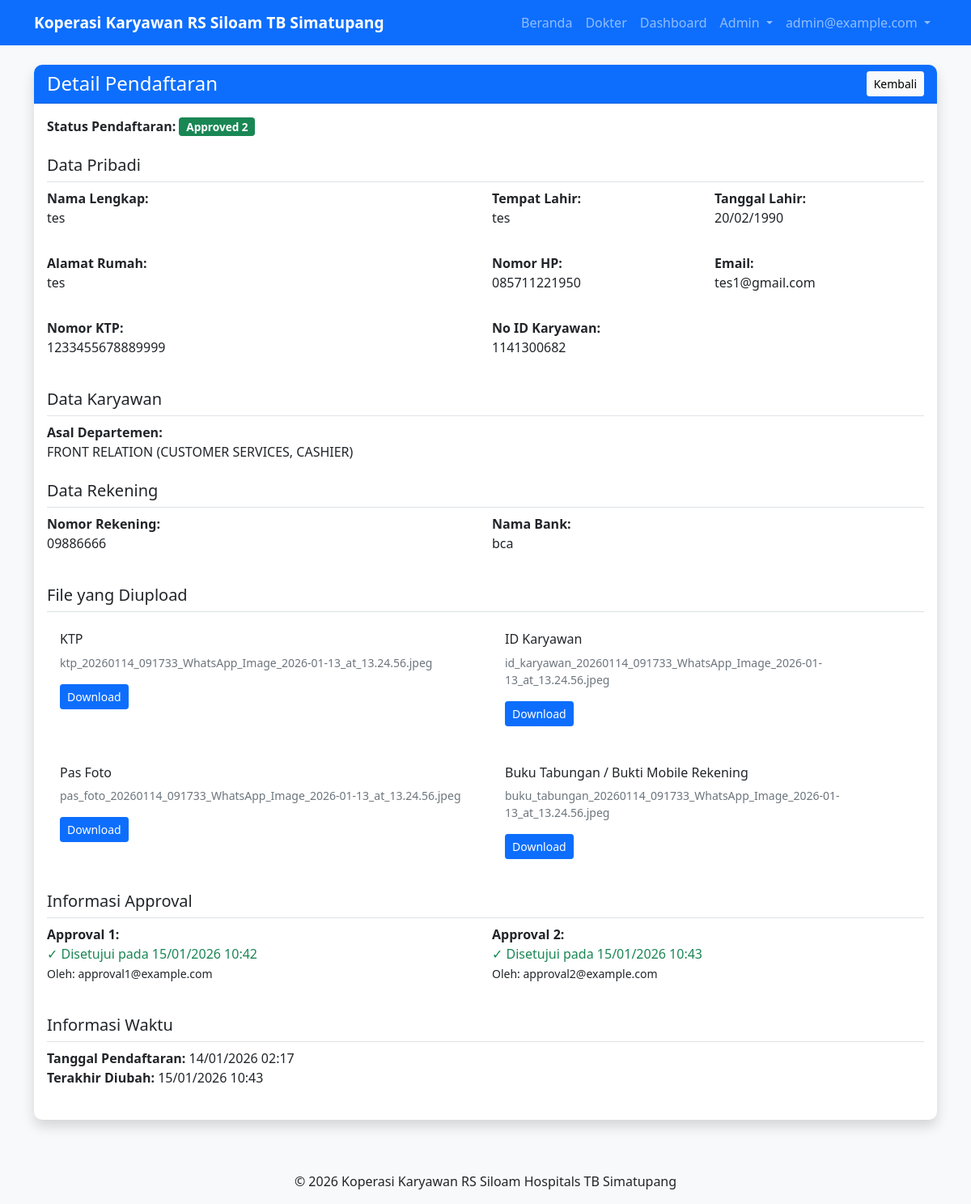
The app's page /pendaftaran/1 (signed in) with its own data.
### koperasi apps/models.py (models this page shows, shortened)
class User(UserMixin, db.Model):
    id = db.Column(db.Integer, primary_key=True)
    email = db.Column(db.String(120), unique=True, nullable=False)
    password_hash = db.Column(db.String(256))
    role = db.Column(db.String(20), default='user')  # user, approval1, approval2, admin
    is_active = db.Column(db.Boolean, default=True)
    created_at = db.Column(db.DateTime, default=datetime.utcnow)

class Pendaftaran(db.Model):
    id = db.Column(db.Integer, primary_key=True)
    nama_lengkap = db.Column(db.String(200), nullable=False)
    tempat_lahir = db.Column(db.String(100), nullable=False)
    tanggal_lahir = db.Column(db.Date, nullable=False)
    alamat_rumah = db.Column(db.Text, nullable=False)
    nomor_handphone = db.Column(db.String(20), nullable=False)
    alamat_email = db.Column(db.String(120), nullable=False)
    nomor_ktp = db.Column(db.String(20), nullable=False)
    no_id_karyawan = db.Column(db.String(50), nullable=False)
    asal_departemen = db.Column(db.String(100), nullable=False)
    nomor_rekening = db.Column(db.String(50), nullable=False)
    nama_bank = db.Column(db.String(100), nullable=False)
    upload_ktp = db.Column(db.String(255))
    upload_id_karyawan = db.Column(db.String(255))
    upload_pas_foto = db.Column(db.String(255))
    upload_buku_tabungan = db.Column(db.String(255))
    status = db.Column(db.String(20), default='pending')  # pending, approved1, approved2, rejected, cancelled
    approval1_by = db.Column(db.Integer, db.ForeignKey('user.id'))
    approval1_at = db.Column(db.DateTime)
    approval1_notes = db.Column(db.Text)
    approval2_by = db.Column(db.Integer, db.ForeignKey('user.id'))
    approval2_at = db.Column(db.DateTime)
    approval2_notes = db.Column(db.Text)
    pernyataan_disetujui = db.Column(db.Boolean, default=False)
    created_at = db.Column(db.DateTime, default=datetime.utcnow)
    updated_at = db.Column(db.DateTime, default=datetime.utcnow, onupdate=datetime.utcnow)
    approval1_user = db.relationship('User', foreign_keys=[approval1_by])
    approval2_user = db.relationship('User', foreign_keys=[approval2_by])

### koperasi apps/app.py (the view)
@app.route('/pendaftaran/<int:pendaftaran_id>')
@login_required
def detail_pendaftaran(pendaftaran_id):
    if current_user.role not in ['approval1', 'approval2', 'admin']:
        flash('Anda tidak memiliki akses', 'danger')
        return redirect(url_for('dashboard'))
    pendaftaran = Pendaftaran.query.get_or_404(pendaftaran_id)
    return render_template('detail_pendaftaran.html', pendaftaran=pendaftaran, user=current_user)

### koperasi apps/app.py (called while the page is built)
@login_manager.user_loader
def load_user(user_id):
    return User.query.get(int(user_id))

### templates/detail_pendaftaran.html (shortened to what this page needs)
{% extends "base.html" %}
{% block content %}
<div class="row">
    <div class="col-lg-12">
        <div class="card shadow">
            <div class="card-header bg-primary text-white">
                <div class="d-flex justify-content-between align-items-center">
                    <h4 class="mb-0">Detail Pendaftaran</h4>
                    <a href="javascript:history.back()" class="btn btn-light btn-sm">Kembali</a>
                </div>
            </div>
            <div class="card-body">
                <div class="mb-4">
                    <strong>Status Pendaftaran:</strong>
                    {% if pendaftaran.status == 'pending' %}
                        <span class="badge bg-warning">Pending</span>
                    {% elif pendaftaran.status == 'approved1' %}
                        <span class="badge bg-info">Approved 1</span>
                    {% elif pendaftaran.status == 'approved2' %}
                        <span class="badge bg-success">Approved 2</span>
                    {% elif pendaftaran.status == 'rejected' %}
                        <span class="badge bg-danger">Rejected</span>
                    {% elif pendaftaran.status == 'cancelled' %}
                        <span class="badge bg-secondary">Cancelled</span>
                    {% endif %}
                </div>
                <div class="mb-4">
                    <h5 class="border-bottom pb-2">Data Pribadi</h5>
                    <div class="row g-3">
                        <div class="col-md-6">
                            <p><strong>Nama Lengkap:</strong><br>{{ pendaftaran.nama_lengkap }}</p>
                        </div>
                        <div class="col-md-3">
                            <p><strong>Tempat Lahir:</strong><br>{{ pendaftaran.tempat_lahir }}</p>
                        </div>
                        <div class="col-md-3">
                            <p><strong>Tanggal Lahir:</strong><br>{{ pendaftaran.tanggal_lahir.strftime('%d/%m/%Y') }}</p>
                        </div>
                        <div class="col-md-6">
                            <p><strong>Alamat Rumah:</strong><br>{{ pendaftaran.alamat_rumah }}</p>
                        </div>
                        <div class="col-md-3">
                            <p><strong>Nomor HP:</strong><br>{{ pendaftaran.nomor_handphone }}</p>
                        </div>
                        <div class="col-md-3">
                            <p><strong>Email:</strong><br>{{ pendaftaran.alamat_email }}</p>
                        </div>
                        <div class="col-md-6">
                            <p><strong>Nomor KTP:</strong><br>{{ pendaftaran.nomor_ktp }}</p>
                        </div>
                        <div class="col-md-6">
                            <p><strong>No ID Karyawan:</strong><br>{{ pendaftaran.no_id_karyawan }}</p>
                        </div>
                    </div>
                </div>
                <div class="mb-4">
                    <h5 class="border-bottom pb-2">Data Karyawan</h5>
                    <p><strong>Asal Departemen:</strong><br>{{ pendaftaran.asal_departemen }}</p>
                </div>
                <div class="mb-4">
                    <h5 class="border-bottom pb-2">Data Rekening</h5>
                    <div class="row g-3">
                        <div class="col-md-6">
                            <p><strong>Nomor Rekening:</strong><br>{{ pendaftaran.nomor_rekening }}</p>
                        </div>
                        <div class="col-md-6">
                            <p><strong>Nama Bank:</strong><br>{{ pendaftaran.nama_bank }}</p>
                        </div>
                    </div>
                </div>
                <div class="mb-4">
                    <h5 class="border-bottom pb-2">File yang Diupload</h5>
                    <div class="row g-3">
                        <div class="col-md-6">
                            <div class="card">
                                <div class="card-body">
                                    <h6 class="card-title">KTP</h6>
                                    {% if pendaftaran.upload_ktp %}
                                        <p class="text-muted small">{{ pendaftaran.upload_ktp }}</p>
                                        <a href="{{ url_for('download_file', pendaftaran_id=pendaftaran.id, file_type='ktp') }}" class="btn btn-sm btn-primary">
                                             Download
                                        </a>
                                    {% else %}
                                        <p class="text-muted">Tidak ada file</p>
                                    {% endif %}
                                </div>
                            </div>
                        </div>
                        <div class="col-md-6">
                            <div class="card">
                                <div class="card-body">
                                    <h6 class="card-title">ID Karyawan</h6>
                                    {% if pendaftaran.upload_id_karyawan %}
                                        <p class="text-muted small">{{ pendaftaran.upload_id_karyawan }}</p>
                                        <a href="{{ url_for('download_file', pendaftaran_id=pendaftaran.id, file_type='id_karyawan') }}" class="btn btn-sm btn-primary">
                                             Download
                                        </a>
                                    {% else %}
                                        <p class="text-muted">Tidak ada file</p>
                                    {% endif %}
                                </div>
                            </div>
                        </div>
                        <div class="col-md-6">
                            <div class="card">
                                <div class="card-body">
                                    <h6 class="card-title">Pas Foto</h6>
                                    {% if pendaftaran.upload_pas_foto %}
                                        <p class="text-muted small">{{ pendaftaran.upload_pas_foto }}</p>
                                        <a href="{{ url_for('download_file', pendaftaran_id=pendaftaran.id, file_type='pas_foto') }}" class="btn btn-sm btn-primary">
                                             Download
                                        </a>
                                    {% else %}
                                        <p class="text-muted">Tidak ada file</p>
                                    {% endif %}
                                </div>
                            </div>
                        </div>
                        <div class="col-md-6">
                            <div class="card">
                                <div class="card-body">
                                    <h6 class="card-title">Buku Tabungan / Bukti Mobile Rekening</h6>
                                    {% if pendaftaran.upload_buku_tabungan %}
                                        <p class="text-muted small">{{ pendaftaran.upload_buku_tabungan }}</p>
                                        <a href="{{ url_for('download_file', pendaftaran_id=pendaftaran.id, file_type='buku_tabungan') }}" class="btn btn-sm btn-primary">
                                             Download
                                        </a>
                                    {% else %}
                                        <p class="text-muted">Tidak ada file</p>
                                    {% endif %}
                                </div>
                            </div>
                        </div>
                    </div>
                </div>
                <div class="mb-4">
                    <h5 class="border-bottom pb-2">Informasi Approval</h5>
                    <div class="row g-3">
                        <div class="col-md-6">
                            <p><strong>Approval 1:</strong><br>
                            {% if pendaftaran.approval1_at %}
                                <span class="text-success">✓ Disetujui pada {{ pendaftaran.approval1_at.strftime('%d/%m/%Y %H:%M') }}</span>
                                {% if pendaftaran.approval1_user %}
                                    <br><small>Oleh: {{ pendaftaran.approval1_user.email }}</small>
                                {% endif %}
                            {% else %}
                                <span class="text-muted">Belum disetujui</span>
                            {% endif %}
                            </p>
                        </div>
                        <div class="col-md-6">
                            <p><strong>Approval 2:</strong><br>
                            {% if pendaftaran.approval2_at %}
                                <span class="text-success">✓ Disetujui pada {{ pendaftaran.approval2_at.strftime('%d/%m/%Y %H:%M') }}</span>
                                {% if pendaftaran.approval2_user %}
                                    <br><small>Oleh: {{ pendaftaran.approval2_user.email }}</small>
                                {% endif %}
                            {% else %}
                                <span class="text-muted">Belum disetujui</span>
                            {% endif %}
                            </p>
                        </div>
                    </div>
                </div>
                <div class="mb-4">
                    <h5 class="border-bottom pb-2">Informasi Waktu</h5>
                    <p>
                        <strong>Tanggal Pendaftaran:</strong> {{ pendaftaran.created_at.strftime('%d/%m/%Y %H:%M') }}<br>
                        <strong>Terakhir Diubah:</strong> {{ pendaftaran.updated_at.strftime('%d/%m/%Y %H:%M') }}
                    </p>
                </div>
            </div>
        </div>
    </div>
</div>
{% endblock %}

### templates/base.html (shortened to what this page needs)
<!DOCTYPE html>
<html lang="id">
<head>
    <link href="https://cdn.jsdelivr.net/npm/bootstrap@5.1.3/dist/css/bootstrap.min.css" rel="stylesheet">
    <link rel="stylesheet" href="{{ url_for('static', filename='css/style.css') }}">
</head>
<body>
    <nav class="navbar navbar-expand-lg navbar-dark bg-primary">
        <div class="container">
            <a class="navbar-brand" href="{{ url_for('index') }}">
                Koperasi Karyawan RS Siloam TB Simatupang
            </a>
            <div class="collapse navbar-collapse" id="navbarNav">
                <ul class="navbar-nav ms-auto">
                    <li class="nav-item">
                        <a class="nav-link" href="{{ url_for('index') }}">Beranda</a>
                    </li>
                    <li class="nav-item">
                        <a class="nav-link" href="{{ url_for('dokter_list') }}">Dokter</a>
                    </li>
                    {% if current_user.is_authenticated %}
                        <li class="nav-item">
                            <a class="nav-link" href="{{ url_for('dashboard') }}">Dashboard</a>
                        </li>
                        {% if current_user.role == 'kasir' %}
                        <li class="nav-item">
                            <a class="nav-link" href="{{ url_for('kasir_dokter') }}">Potong Kupon</a>
                        </li>
                        <li class="nav-item">
                            <a class="nav-link" href="{{ url_for('kasir_riwayat') }}">Riwayat</a>
                        </li>
                        {% elif current_user.role == 'admin' %}
                        <li class="nav-item dropdown">
                            <a class="nav-link dropdown-toggle" href="#" id="adminMenu" role="button" data-bs-toggle="dropdown">
                                Admin
                            </a>
                        </li>
                        {% elif current_user.role in ['approval1', 'approval2'] %}
                        <li class="nav-item">
                            <a class="nav-link" href="{{ url_for('report') }}">Laporan</a>
                        </li>
                        {% endif %}
                        <li class="nav-item dropdown">
                            <a class="nav-link dropdown-toggle" href="#" id="userMenu" role="button" data-bs-toggle="dropdown">
                                {{ current_user.email }}
                            </a>
                        </li>
                    {% else %}
                        <li class="nav-item">
                            <a class="nav-link" href="{{ url_for('login') }}">Login</a>
                        </li>
                    {% endif %}
                </ul>
            </div>
        </div>
    </nav>
    <div class="container mt-4">
        {% block content %}{% endblock %}
    </div>
    <footer class="mt-5 py-3 bg-light">
        <div class="container text-center">
            <p class="mb-0">&copy; 2026 Koperasi Karyawan RS Siloam Hospitals TB Simatupang</p>
        </div>
    </footer>
</body>
</html>

### static/style.css (style rules this page uses)
body { background-color: #f8f9fa; font-family: 'Segoe UI', Tahoma, Geneva, Verdana, sans-serif; }
.navbar-brand { font-weight: bold; font-size: 1.2rem; }
.card { border: none; border-radius: 10px; }
.card-header { border-radius: 10px 10px 0 0 !important; }
.btn-primary { background-color: #0d6efd; border-color: #0d6efd; }
.badge { font-size: 0.85em; }

### records on screen
User: email "admin@example.com"
Pendaftaran: nama_lengkap "tes", tempat_lahir "tes", tanggal_lahir "20/02/1990", alamat_rumah "tes", nomor_handphone "085711221950", alamat_email "tes1@gmail.com", nomor_ktp "1233455678889999", no_id_karyawan "1141300682", asal_departemen "FRONT RELATION (CUSTOMER SERVICES, CASHIER)", nomor_rekening "09886666", nama_bank "bca", upload_ktp "ktp_20260114_091733_WhatsApp_Image_2026-01-13_at_13.24.56.jpeg", upload_id_karyawan "id_karyawan_20260114_091733_WhatsApp_Image_2026-01-13_at_13.24.56.jpeg", upload_pas_foto "pas_foto_20260114_091733_WhatsApp_Image_2026-01-13_at_13.24.56.jpeg", upload_buku_tabungan "buku_tabungan_20260114_091733_WhatsApp_Image_2026-01-13_at_13.24.56.jpeg", approval1_at "15/01/2026 10:42", approval2_at "15/01/2026 10:43", created_at "14/01/2026 02:17", updated_at "15/01/2026 10:43"
User: approval1_user.email "approval1@example.com"
User: approval2_user.email "approval2@example.com"
